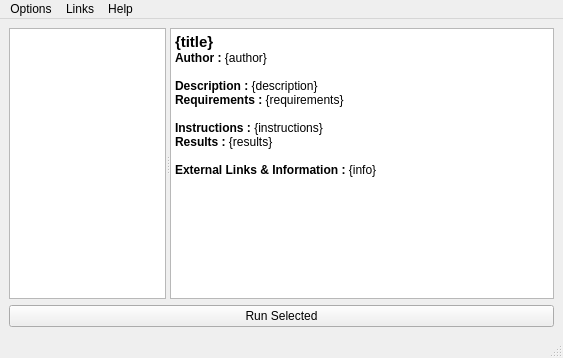
<?xml version="1.0" encoding="UTF-8"?>
<ui version="4.0">
 <class>MainWindow</class>
 <widget class="QMainWindow" name="MainWindow">
  <property name="geometry">
   <rect>
    <x>0</x>
    <y>0</y>
    <width>563</width>
    <height>358</height>
   </rect>
  </property>
  <property name="windowTitle">
   <string>AnimState - Animation Tools</string>
  </property>
  <widget class="QWidget" name="centralwidget">
   <layout class="QVBoxLayout" name="verticalLayout">
    <item>
     <widget class="QSplitter" name="splitter">
      <property name="orientation">
       <enum>Qt::Horizontal</enum>
      </property>
      <widget class="QListWidget" name="scriptListWidget">
       <property name="maximumSize">
        <size>
         <width>157</width>
         <height>16777215</height>
        </size>
       </property>
      </widget>
      <widget class="QTextBrowser" name="scriptInfoBrowser">
       <property name="html">
        <string>&lt;!DOCTYPE HTML PUBLIC &quot;-//W3C//DTD HTML 4.0//EN&quot; &quot;http://www.w3.org/TR/REC-html40/strict.dtd&quot;&gt;
&lt;html&gt;&lt;head&gt;&lt;meta name=&quot;qrichtext&quot; content=&quot;1&quot; /&gt;&lt;style type=&quot;text/css&quot;&gt;
p, li { white-space: pre-wrap; }
&lt;/style&gt;&lt;/head&gt;&lt;body style=&quot; font-family:'MS Shell Dlg 2'; font-size:8.25pt; font-weight:400; font-style:normal;&quot;&gt;
&lt;p style=&quot; margin-top:0px; margin-bottom:0px; margin-left:0px; margin-right:0px; -qt-block-indent:0; text-indent:0px;&quot;&gt;&lt;span style=&quot; font-size:11pt; font-weight:600;&quot;&gt;{title}&lt;/span&gt;&lt;/p&gt;
&lt;p style=&quot; margin-top:0px; margin-bottom:0px; margin-left:0px; margin-right:0px; -qt-block-indent:0; text-indent:0px;&quot;&gt;&lt;span style=&quot; font-size:9pt; font-weight:600;&quot;&gt;Author :&lt;/span&gt;&lt;span style=&quot; font-size:9pt;&quot;&gt; {author}&lt;/span&gt;&lt;/p&gt;
&lt;p style=&quot;-qt-paragraph-type:empty; margin-top:0px; margin-bottom:0px; margin-left:0px; margin-right:0px; -qt-block-indent:0; text-indent:0px; font-size:9pt;&quot;&gt;&lt;br /&gt;&lt;/p&gt;
&lt;p style=&quot; margin-top:0px; margin-bottom:0px; margin-left:0px; margin-right:0px; -qt-block-indent:0; text-indent:0px;&quot;&gt;&lt;span style=&quot; font-size:9pt; font-weight:600;&quot;&gt;Description :&lt;/span&gt;&lt;span style=&quot; font-size:9pt;&quot;&gt; {description}&lt;/span&gt;&lt;/p&gt;
&lt;p style=&quot; margin-top:0px; margin-bottom:0px; margin-left:0px; margin-right:0px; -qt-block-indent:0; text-indent:0px;&quot;&gt;&lt;span style=&quot; font-size:9pt; font-weight:600;&quot;&gt;Requirements :&lt;/span&gt;&lt;span style=&quot; font-size:9pt;&quot;&gt; {requirements}&lt;/span&gt;&lt;/p&gt;
&lt;p style=&quot;-qt-paragraph-type:empty; margin-top:0px; margin-bottom:0px; margin-left:0px; margin-right:0px; -qt-block-indent:0; text-indent:0px; font-size:9pt;&quot;&gt;&lt;br /&gt;&lt;/p&gt;
&lt;p style=&quot; margin-top:0px; margin-bottom:0px; margin-left:0px; margin-right:0px; -qt-block-indent:0; text-indent:0px;&quot;&gt;&lt;span style=&quot; font-size:9pt; font-weight:600;&quot;&gt;Instructions :&lt;/span&gt;&lt;span style=&quot; font-size:9pt;&quot;&gt; {instructions}&lt;/span&gt;&lt;/p&gt;
&lt;p style=&quot; margin-top:0px; margin-bottom:0px; margin-left:0px; margin-right:0px; -qt-block-indent:0; text-indent:0px;&quot;&gt;&lt;span style=&quot; font-size:9pt; font-weight:600;&quot;&gt;Results :&lt;/span&gt;&lt;span style=&quot; font-size:9pt;&quot;&gt; {results}&lt;/span&gt;&lt;/p&gt;
&lt;p style=&quot;-qt-paragraph-type:empty; margin-top:0px; margin-bottom:0px; margin-left:0px; margin-right:0px; -qt-block-indent:0; text-indent:0px; font-size:9pt;&quot;&gt;&lt;br /&gt;&lt;/p&gt;
&lt;p style=&quot; margin-top:0px; margin-bottom:0px; margin-left:0px; margin-right:0px; -qt-block-indent:0; text-indent:0px;&quot;&gt;&lt;span style=&quot; font-size:9pt; font-weight:600;&quot;&gt;External Links &amp;amp; Information :&lt;/span&gt;&lt;span style=&quot; font-size:9pt;&quot;&gt; {info}&lt;/span&gt;&lt;/p&gt;
&lt;p style=&quot;-qt-paragraph-type:empty; margin-top:0px; margin-bottom:0px; margin-left:0px; margin-right:0px; -qt-block-indent:0; text-indent:0px; font-size:11pt; font-weight:600;&quot;&gt;&lt;br /&gt;&lt;/p&gt;&lt;/body&gt;&lt;/html&gt;</string>
       </property>
      </widget>
     </widget>
    </item>
    <item>
     <widget class="QPushButton" name="runScriptButton">
      <property name="text">
       <string>Run Selected</string>
      </property>
     </widget>
    </item>
   </layout>
  </widget>
  <widget class="QMenuBar" name="menubar">
   <property name="geometry">
    <rect>
     <x>0</x>
     <y>0</y>
     <width>563</width>
     <height>21</height>
    </rect>
   </property>
   <widget class="QMenu" name="menuLinks">
    <property name="title">
     <string>Links</string>
    </property>
    <widget class="QMenu" name="menuAnimState">
     <property name="title">
      <string>AnimState</string>
     </property>
     <addaction name="actionHomepage"/>
     <addaction name="actionForums"/>
     <addaction name="actionTwitter"/>
    </widget>
    <addaction name="menuAnimState"/>
    <addaction name="actionMaya_Documentation"/>
   </widget>
   <widget class="QMenu" name="menuHelp">
    <property name="title">
     <string>Help</string>
    </property>
    <addaction name="actionContact"/>
    <addaction name="actionAbout"/>
   </widget>
   <widget class="QMenu" name="menuOptions">
    <property name="title">
     <string>Options</string>
    </property>
    <addaction name="actionRefresh_Scripts"/>
   </widget>
   <addaction name="menuOptions"/>
   <addaction name="menuLinks"/>
   <addaction name="menuHelp"/>
  </widget>
  <widget class="QStatusBar" name="statusbar"/>
  <action name="actionHomepage">
   <property name="text">
    <string>Homepage</string>
   </property>
  </action>
  <action name="actionForums">
   <property name="text">
    <string>Forums</string>
   </property>
  </action>
  <action name="actionTwitter">
   <property name="text">
    <string>Twitter</string>
   </property>
  </action>
  <action name="actionAbout">
   <property name="text">
    <string>About</string>
   </property>
  </action>
  <action name="actionContact">
   <property name="text">
    <string>Contact</string>
   </property>
  </action>
  <action name="actionRefresh_Scripts">
   <property name="text">
    <string>Refresh Scripts</string>
   </property>
  </action>
  <action name="actionMaya_Documentation">
   <property name="text">
    <string>Maya Documentation</string>
   </property>
  </action>
 </widget>
 <resources/>
 <connections/>
</ui>
